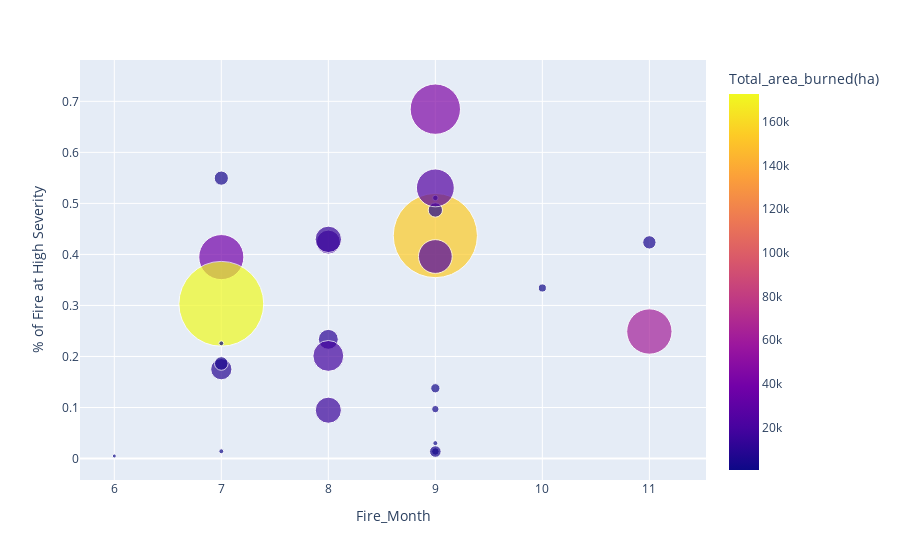

The code cell stored with this chart in its notebook:
### Code cell
fig = px.scatter(foi, x='Fire_Month', y='% of Fire at High Severity', size_max=60,
                    size='CO2(kg)', color='Total_area_burned(ha)', hover_data=['Fire_Name'])

fig.show()

### Figure 1 — Plotly figure (JSON) as saved in the notebook; plotly's stock layout.template omitted (floating-point values rounded to 4 significant figures)
{"data": [{"customdata": [["SLINK"], ["CREEK"], ["GOLD"], ["HOG"], ["LOYALTON"], ["MOUNTAIN VIEW"], ["SLATER"], ["SNOW"], ["VALLEY"], ["CAPLES"], ["COW"], ["LIME"], ["LONE"], ["MIDDLE"], ["SOUTH"], ["TABOOSE"], ["WALKER"], ["CAMP"], ["CRANSTON"], ["DELTA"], ["DONNELL"], ["FERGUSON"], ["HIRZ"], ["RANCH"], ["STONE"], ["STONE"], ["VALLEY"]], "hovertemplate": "Fire_Month=%{x}<br>% of Fire at High Severity=%{y}<br>CO2(kg)=%{marker.size}<br>Fire_Name=%{customdata[0]}<br>Total_area_burned(ha)=%{marker.color}<extra></extra>", "legendgroup": "", "marker": {"color": [10790.0, 153700.0, 9126.0, 3849.0, 18860.0, 5124.0, 45117, 2511.0, 6573.0, 1406.0, 803.8, 747, 2218.0, 548.5, 2274.0, 4189.0, 23700.0, 61970.0, 5292.0, 25790.0, 14630.0, 38800.0, 18900.0, 172800.0, 671.5, 15970.0, 506.7], "coloraxis": "coloraxis", "size": [967000000.0, 17282058630, 1101213444, 492300000.0, 1409755712, 434500000.0, 6182868848, 134500000.0, 500200000.0, 159400000.0, 59530000.0, 61800000.0, 136900000.0, 72920000.0, 208800000.0, 326300000.0, 2781115694, 5008799091, 452800000.0, 3496762706, 1699084975, 4958360511, 2323966988, 17560131063, 38550000.0, 1665182175, 57800000.0], "sizemode": "area", "sizeref": 4878000.0, "symbol": "circle"}, "mode": "markers", "name": "", "orientation": "v", "showlegend": false, "type": "scatter", "x": [8, 9, 7, 7, 8, 11, 9, 9, 9, 10, 7, 9, 9, 9, 9, 9, 9, 11, 7, 9, 8, 7, 8, 7, 6, 8, 7], "xaxis": "x", "y": [0.2336, 0.437, 0.1751, 0.5495, 0.4241, 0.4236, 0.6847, 0.09686, 0.4871, 0.3343, 0.01422, 0.03012, 0.01384, 0.5107, 0.1377, 0.01371, 0.3959, 0.2489, 0.1863, 0.5303, 0.4295, 0.3947, 0.2011, 0.3032, 0.004959, 0.09472, 0.2258], "yaxis": "y"}], "layout": {"coloraxis": {"colorbar": {"title": {"text": "Total_area_burned(ha)"}}, "colorscale": [[0, "#0d0887"], [0.1111, "#46039f"], [0.2222, "#7201a8"], [0.3333, "#9c179e"], [0.4444, "#bd3786"], [0.5556, "#d8576b"], [0.6667, "#ed7953"], [0.7778, "#fb9f3a"], [0.8889, "#fdca26"], [1, "#f0f921"]]}, "legend": {"itemsizing": "constant", "tracegroupgap": 0}, "margin": {"t": 60}, "xaxis": {"anchor": "y", "domain": [0, 1], "title": {"text": "Fire_Month"}}, "yaxis": {"anchor": "x", "domain": [0, 1], "title": {"text": "% of Fire at High Severity"}}}}
